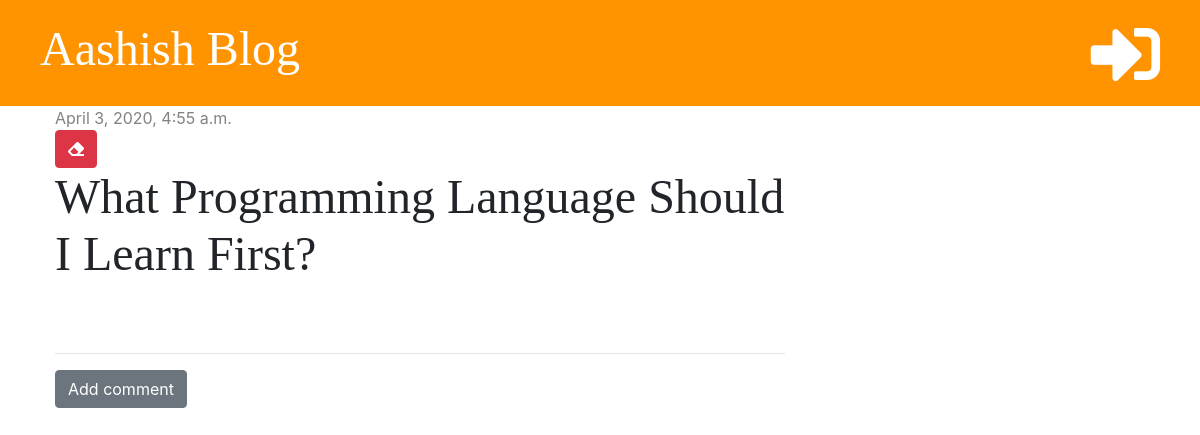
The app's page /post/1/ with its own data.
### blog/models.py (models this page shows, shortened)
class Post(models.Model):
    author = models.ForeignKey('auth.User', on_delete=models.CASCADE)
    title = models.CharField(max_length=200)
    text = models.TextField()
    created_date = models.DateTimeField(default=timezone.now)
    published_date = models.DateTimeField(blank=True, null=True)

### blog/views.py (the view)
# urls.py: path('post/<int:pk>/', views.post_detail, name='post_detail'),
def post_detail(request, pk):
    post = get_object_or_404(Post, pk=pk)
    stuff_for_frontend = {'post': post}
    return render(request, 'blog/post_detail.html', stuff_for_frontend)

### blog/templatetags/markdownify.py (called while the page is built)
@register.filter
def markdown(value):
    renderer = HighlightRenderer()
    markdown = mistune.Markdown(renderer=renderer)
    return markdown(value)

### blog/templates/blog/post_detail.html (shortened to what this page needs)
{% extends 'blog/base.html' %}
{% load markdownify %}
{% block content %}
<div class="post">
    {% if post.published_date %}
    <div class="date">
        {{ post.published_date }}
    </div>
    {% else %}
    <a href="{% url 'post_publish' pk=post.pk %}" class="btn btn-primary">Publish</a>
    {% endif %}
    <a href="{% url 'post_delete' pk=post.pk %}" class="btn btn-danger"
        onclick="return confirm('Are you sure you want to delete this post?')">
        <i class="fas fa-eraser"></i>
    </a>
    <h1>{{ post.title }}</h1>
</div>
<hr>
<a href="{% url 'add_comment_to_post' pk=post.pk %}" class="btn btn-secondary">Add comment</a>
{% endblock %}

### blog/static/css/blog.css (style rules this page uses)
h1, h2, h3, h4 { font-family: 'Tangerine', 'Inconsolata', 'Droid Sans', serif; font-size: 48px; }
.date { color: #828282; }
.post { margin-bottom: 70px; }

### records on screen
Post: published_date "April 3, 2020, 4:55 a.m.", title "What Programming Language Should I Learn First?"
